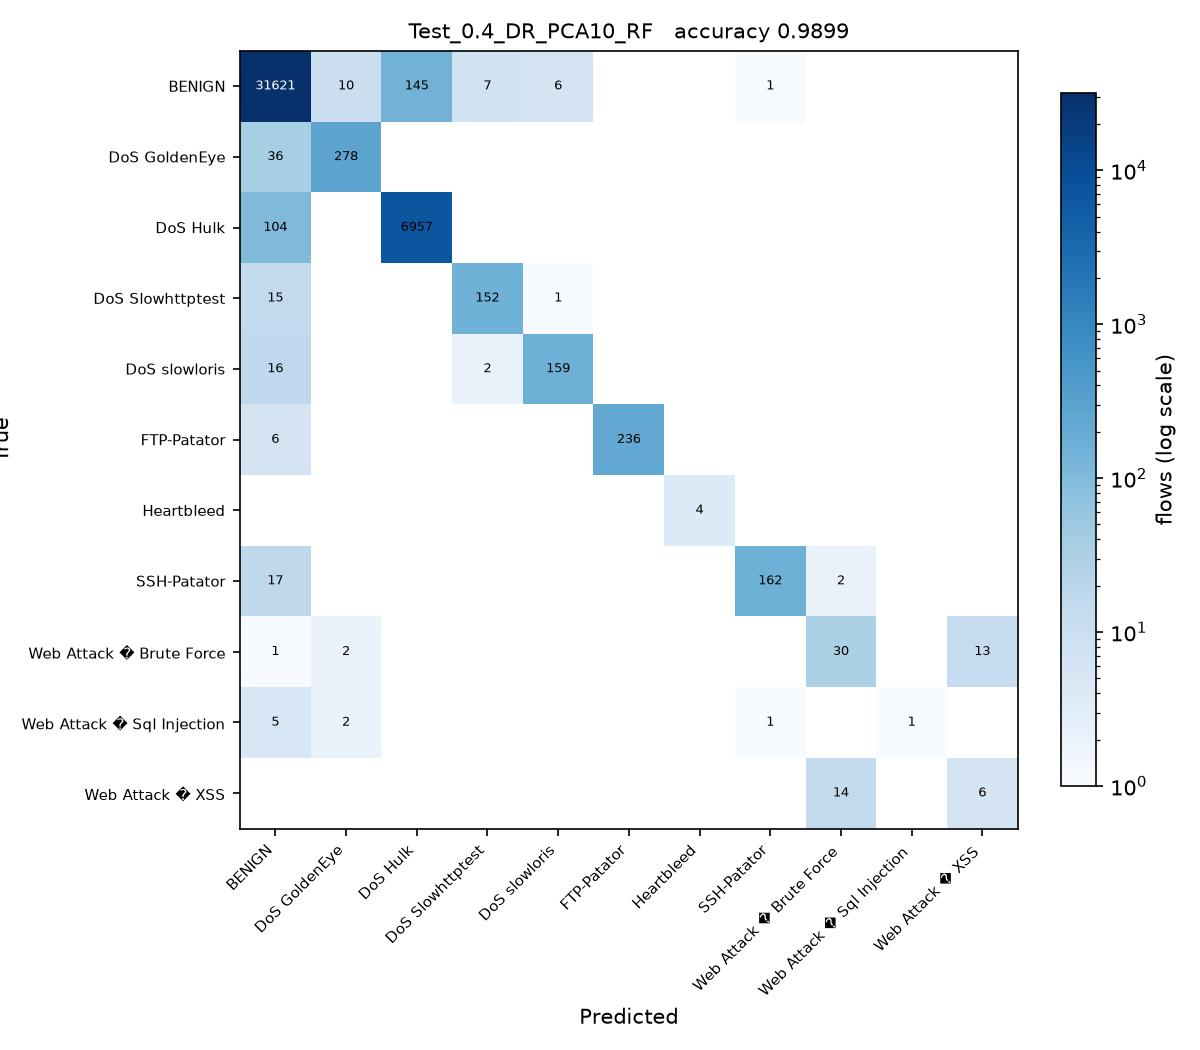

Here is the Python script that generated this plot:
# Test_0.4_DR_PCA10_RF.py
#
# Test size 0.4  |  PCA, 10 components  |  Random Forest (sheet #7)
#
# This is SGDC_60_40.py with the changes marked CHANGE below and nothing else.

import os
from pathlib import Path

# CHANGE 1: find the folder holding the three CSV files and run from there, so
# the plain file names below resolve no matter where this script is started
# from or how deeply it sits inside the project folder.
HERE = Path(__file__).resolve().parent
for PROJECT in [HERE, *HERE.parents]:
    if (PROJECT / 'Tuesday-WorkingHours.pcap_ISCX.csv').exists():
        os.chdir(PROJECT)
        break
else:
    raise SystemExit('Put this folder inside the folder that holds the three '
                     'CIC-IDS2017 CSV files, then run the script again.')
import numpy as np
import pandas as pd

df1 = pd.read_csv('Tuesday-WorkingHours.pcap_ISCX.csv', low_memory=True)
df2 = pd.read_csv('Wednesday-workingHours.pcap_ISCX.csv', low_memory=True)
df3 = pd.read_csv('Thursday-WorkingHours-Morning-WebAttacks.pcap_ISCX.csv', low_memory=True)

dataset = pd.concat([df1, df2, df3], ignore_index=True)

dataset.columns = dataset.columns.str.strip()

# CHANGE 2: a stratified sample of 100000 flows, the same for every run. An RBF
# SVM on all 1.3 million flows would take about an hour per script.
# At least 50 flows of every class are kept.
label = dataset.columns[-1]
dataset = pd.concat(
    [g.sample(n=min(len(g), max(50, round(100000 * len(g) / len(dataset)))), random_state=0)
     for _, g in dataset.groupby(label)],
    ignore_index=True
)

X = dataset.iloc[:, :-1]
y = dataset.iloc[:, -1]

X = X.apply(pd.to_numeric, errors='coerce')

X.replace([np.inf, -np.inf], np.nan, inplace=True)

from sklearn.impute import SimpleImputer

imputer = SimpleImputer(missing_values=np.nan, strategy='mean')
X = imputer.fit_transform(X)

from sklearn.preprocessing import LabelEncoder

labelencoder_y = LabelEncoder()
y = labelencoder_y.fit_transform(y)

from sklearn.model_selection import train_test_split

X_train, X_test, y_train, y_test = train_test_split(
    X,
    y,
    test_size=0.4,   # CHANGE 3: test size
    random_state=0,
    stratify=y
)

# CHANGE 4: PCA, from PCA_LDA_KErnel_PCA_CODE.pdf (fit only on training data)
from sklearn.decomposition import PCA

pca = PCA(n_components=10)
X_train = pca.fit_transform(X_train)
X_test = pca.transform(X_test)

# CHANGE 5: Random Forest (sheet #7) in place of SGDClassifier
from sklearn.ensemble import RandomForestClassifier

classifier = RandomForestClassifier(
    n_estimators=100,
    criterion='entropy',
    random_state=0
)

classifier.fit(X_train, y_train)

y_pred = classifier.predict(X_test) 

from sklearn.metrics import confusion_matrix
from sklearn.metrics import accuracy_score
from sklearn.metrics import precision_score
from sklearn.metrics import recall_score
from sklearn.metrics import f1_score
from sklearn.metrics import classification_report

cm = confusion_matrix(y_test, y_pred)

print("Confusion Matrix:\n")
print(cm)

print("\nAccuracy : {:.4f}".format(accuracy_score(y_test, y_pred)))
print("\nPrecision : {:.4f}".format(precision_score(y_test, y_pred, average='weighted')))
print("\nRecall : {:.4f}".format(recall_score(y_test, y_pred, average='weighted')))
print("\nF1 Score : {:.4f}".format(f1_score(y_test, y_pred, average='weighted')))

print("\nClassification Report:\n")
print(classification_report(y_test, y_pred))

# CHANGE 6: save the confusion matrix as Test_0.4_DR_PCA10_RF.jpg and record the result
import matplotlib
matplotlib.use('Agg')
import matplotlib.pyplot as plt
from matplotlib.colors import LogNorm

here = HERE                     # the folder this script sits in
names = [str(c) for c in labelencoder_y.classes_]
fig, ax = plt.subplots(figsize=(8, 7))
im = ax.imshow(cm, cmap='Blues', norm=LogNorm(vmin=1))
ax.set_xticks(range(len(names)), names, rotation=45, ha='right', fontsize=7)
ax.set_yticks(range(len(names)), names, fontsize=7)
ax.set_xlabel('Predicted')
ax.set_ylabel('True')
ax.set_title('Test_0.4_DR_PCA10_RF   accuracy {:.4f}'.format(accuracy_score(y_test, y_pred)), fontsize=10)
for i in range(cm.shape[0]):
    for j in range(cm.shape[1]):
        if cm[i, j]:
            ax.text(j, i, cm[i, j], ha='center', va='center', fontsize=6,
                    color='white' if cm[i, j] > cm.max() / 3 else 'black')
fig.colorbar(im, ax=ax, fraction=0.04, label='flows (log scale)')
fig.tight_layout()
fig.savefig(here / 'Test_0.4_DR_PCA10_RF.jpg', dpi=150)
plt.close(fig)

row = pd.DataFrame([{
    'Test': 0.4, 'DR': 'PCA10', 'Clas': 'RF',
    'Acc': round(accuracy_score(y_test, y_pred), 4),
    'Pre': round(precision_score(y_test, y_pred, average='weighted'), 4),
    'Rec': round(recall_score(y_test, y_pred, average='weighted'), 4),
    'F1': round(f1_score(y_test, y_pred, average='weighted'), 4),
    'script': 'Test_0.4_DR_PCA10_RF',
}])
out = PROJECT / 'results' / '75_runs_pca.csv'
out.parent.mkdir(exist_ok=True)
if out.exists():
    old = pd.read_csv(out)
    row = pd.concat([old[old['script'] != 'Test_0.4_DR_PCA10_RF'], row], ignore_index=True)
row.to_csv(out, index=False)
